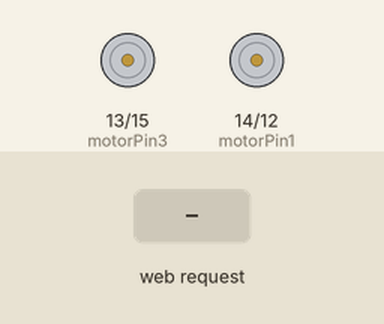
Simulated run of this sketch. Board: ESP8266 (NodeMCU). On the bench: motor-driver pin pairs drawn as motors (green arrow = first pin HIGH = forward, orange = second pin HIGH = backward, longer = more drive). Inputs (shaded band) come from the test bench. WiFi joins after 1.5 s; servers stay silent unless stated; what the sketch prints to the serial monitor is not drawn.

Above: at 2.7 s.
2.8 s: HTTP request GET /nn received
At 3.6 s:
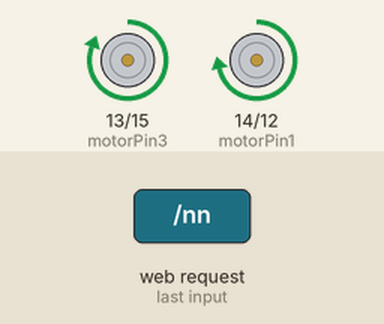
Timing chart, 0 to 14.3 s (numbered marks = the images above; inputs shaded):
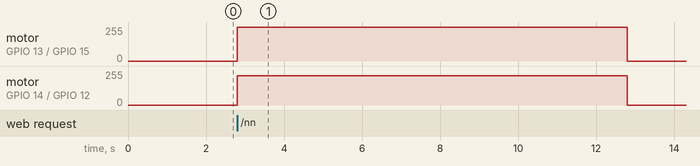

The sketch:

Receive_data.ino
```cpp
/* LED CONTROLLING WITH PYTHON
 * Written by Junicchi
 * https://github.com/Kebablord
 *
 * It's a ESP management through Python example
 * It simply fetches the path from the request
 * Path is: https://example.com/this -> "/this"
 * You can command your esp through python with request paths
 * You can read the path with getPath() function
 */


#include "ESP_MICRO.h"


//motorPins
const int motorPin1 = 14,motorPin2 = 12;        //right motor
const int motorPin3 = 13,motorPin4 = 15;       //left motor

int rotateDelay=3300, forwardDelay=10000;
void setup(){
  Serial.begin(9600);
  start("Epitapher Thanda","Qawsedrf"); // Wifi details connec to
  pinMode(motorPin1, OUTPUT);
  pinMode(motorPin2, OUTPUT);
  pinMode(motorPin3, OUTPUT);
  pinMode(motorPin4, OUTPUT);
}

void loop(){
  waitUntilNewReq();  //Waits until a new request from python come

  Serial.print(getPath());
  if (getPath()=="/nn")
  {
    goForward(forwardDelay);
    brake();
  }

  else if (getPath()=="/ww")
  {
     rotateLeft(rotateDelay);
     goForward(forwardDelay);
    brake();
  }


  else if (getPath()=="/ee")
  {
     rotateRight(rotateDelay);
     goForward(forwardDelay);
     brake();
  }

  else if (getPath()=="/ne")
  {
     rotateRight(rotateDelay/2);
     goForward(forwardDelay/1.41421356);
    brake();
  }


  else if (getPath()=="/nw")
  {
     rotateLeft(rotateDelay/2);
     goForward(forwardDelay/1.41421356);
     brake();
  }


  returnThisStr("GotIt");


}


void goForward(int delayTime)
{
  analogWrite(motorPin1, 220);
  analogWrite(motorPin2 , 0);
  analogWrite(motorPin3,255);
  analogWrite(motorPin4, 0);
  delay(delayTime);


}

void rotateLeft(int delayTime)
{
  analogWrite(motorPin1, 200);
  analogWrite(motorPin2 , 0);
  analogWrite(motorPin3, 0);
  analogWrite(motorPin4, 200);
  delay(delayTime);


}

void rotateRight(int delayTime)
{
  analogWrite(motorPin1, 0);
  analogWrite(motorPin2 , 180);
  analogWrite(motorPin3, 200);
  analogWrite(motorPin4, 0);
  delay(delayTime);


}


void brake()
{
  analogWrite(motorPin1, 0);
  analogWrite(motorPin2 , 0);
  analogWrite(motorPin3, 0);
  analogWrite(motorPin4, 0);
  //delay(delayTime);

}
```

ESP_MICRO.h
```cpp
/* ESP8266 TO PY: LOCAL
 * Written by Junicchi
 * https://github.com/Kebablord

 * MAP
 - start(ssid,password)---> Starts the connection with given username and password
 - waitUntilNewReq() -----> Waits until a request is received from python
 - returnThisInt(data) ---> sends your Integer data to localhost
 - returnThisStr(data) ---> sends your String data to localhost
 - getPath() -------------> gets the request's path as string, ex: https://192.113.133/here -> "/here"
*/

#include <ESP8266WiFi.h>
#include <ESP8266mDNS.h>
#include <WiFiClient.h>

// OUR SERVER'S PORT, 80 FOR DEFAULT
WiFiServer server(80);
WiFiClient client;
String rule;

void start(String ssid, String pass){
  WiFi.mode(WIFI_STA);
  WiFi.begin(ssid.c_str(),pass.c_str());

  Serial.println("");
// Wait for connection
  while (WiFi.status() != WL_CONNECTED) {
    delay(500);
    Serial.print(".");
  }
  Serial.println("");
  Serial.print("Connected to ");
  Serial.println(ssid);
  Serial.print("IP address: ");
  Serial.println(WiFi.localIP());
// Setting up mDNS responder
  if (!MDNS.begin("esp8266")) {
    Serial.println("Error setting up MDNS responder!");
    while (1) {
      delay(1000);
    }
  }
  Serial.println("mDNS responder started");
// Start TCP (HTTP) server
  server.begin();
  Serial.println("TCP server started");
// Add service to MDNS-SD
  MDNS.addService("http", "tcp", 80);
}

bool isReqCame = false;

void CheckNewReq(){
  client = server.available();
  if (!client) {
    return;
  }
  Serial.println("");
  Serial.println("NEW REQUEST");
// Waiting client to connect
  while (client.connected() && !client.available()) {
    delay(1);
  }
// Read the first line of HTTP request
  String req = client.readStringUntil('\r');
  int addr_start = req.indexOf(' ');
  int addr_end = req.indexOf(' ', addr_start + 1);
  if (addr_start == -1 || addr_end == -1) {
    Serial.print("Invalid request: ");
    Serial.println(req);
    return;
  }
  req = req.substring(addr_start + 1, addr_end);
  Serial.print("Requested Path: ");
  Serial.println(req);

  rule = req;
  isReqCame = true;

  client.flush();
}
void waitUntilNewReq(){
  do {CheckNewReq();} while (!isReqCame);
  isReqCame = false;
}

void returnThisStr(String final_data){
  String s;
  //HTTP Protocol code.
  s = "HTTP/1.1 200 OK\r\nContent-Type: text/html\r\n\r\n";
  s += final_data; //Our final raw data to return
  client.print(s);
  Serial.println("Returned to client.");
}
void returnThisInt(int final_data){
  returnThisStr(String(final_data));
}

String getPath(){
  return rule;
}
```

Measured:
- after the input at 2.8 s, motor on GPIO 13 (motorPin3) / GPIO 15 (motorPin4): stopped → forward 255/255 at once, → stopped 10.0 s later; motor on GPIO 14 (motorPin1) / GPIO 12 (motorPin2): stopped → forward 220/255 at once, → stopped 10.0 s later
